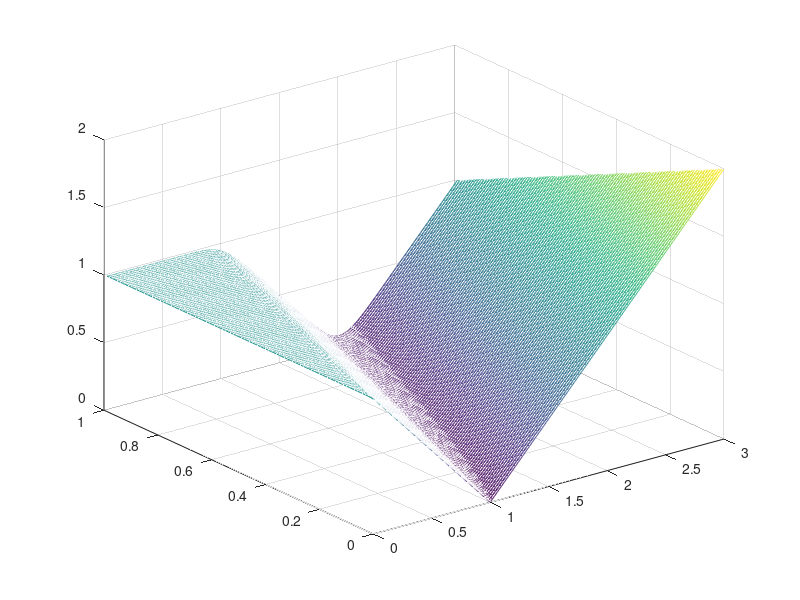

Write the MATLAB code that produced this figure.
%by cr0wchen
% for solving problem about textbook p143 4(2)
clc; clear; close all;

J = 600; N = 100;
h = 3 / J; tau = 1 / N;
a = 1;
r = a * tau / h;
x = [1:J - 1] * h; t = [0:N - 1] * tau;

U = zeros(J - 1, N);
U(:, 1) = abs(x - 1);

e = ones(J - 1, 1);
A = spdiags([-r * e, (1 + r) * e], [-1, 0], J - 1, J - 1);

bouVal = zeros(J - 1, 1);
bouVal(1) = r;
for n = 1:N - 1
    U(:, n + 1) = A \ (U(:, n) + bouVal);
end

[T, X] = meshgrid(t, x);

figure
mesh(X, T, U);
